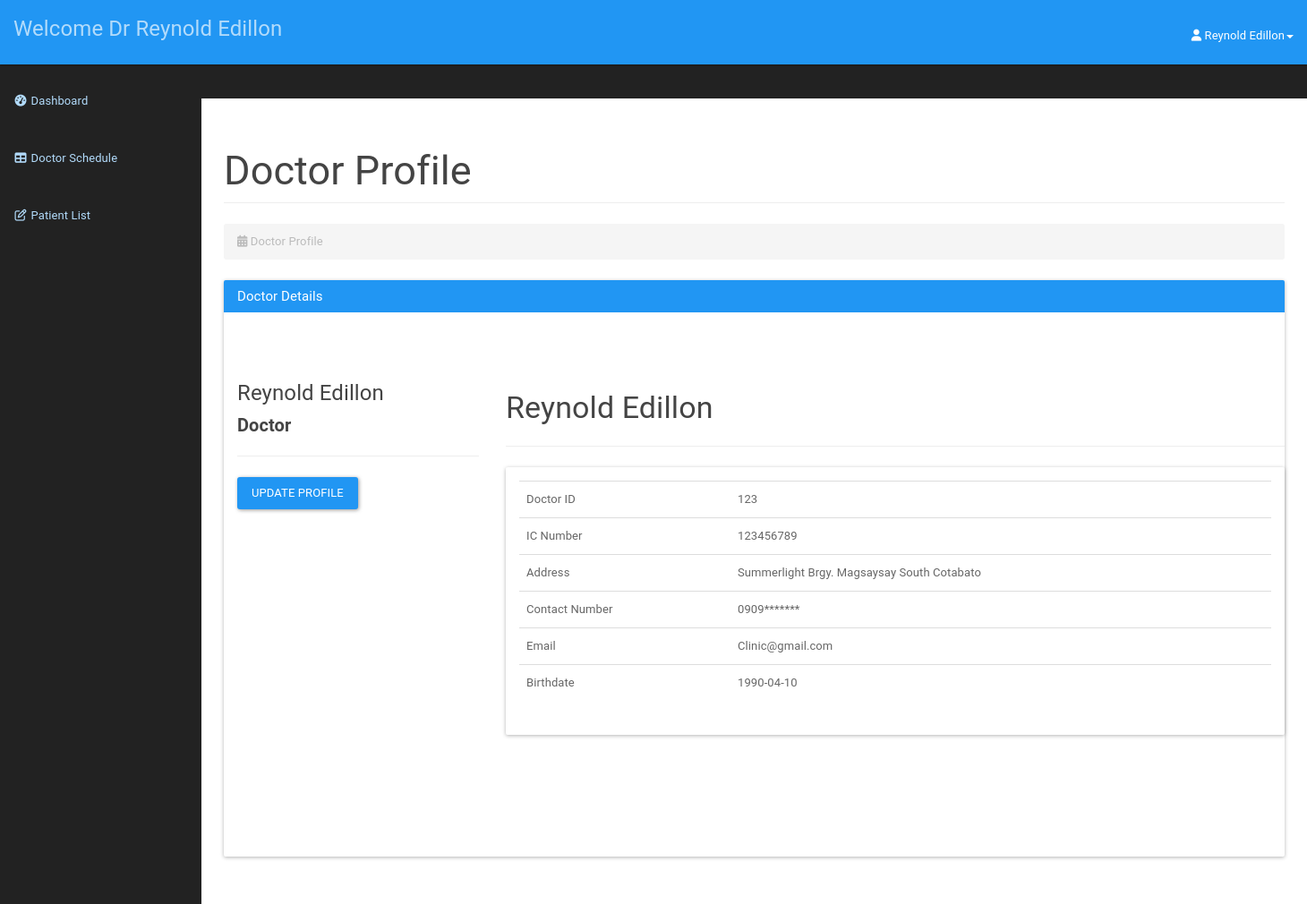
The page /doctorprofile.php (signed in) on the database its author committed.
### tables this page shows
CREATE TABLE `doctor` (
  `icDoctor` bigint(12) NOT NULL,
  `password` varchar(20) NOT NULL,
  `doctorId` int(3) NOT NULL,
  `doctorFirstName` varchar(50) NOT NULL,
  `doctorLastName` varchar(50) NOT NULL,
  `doctorAddress` varchar(100) NOT NULL,
  `doctorPhone` varchar(15) NOT NULL,
  `doctorEmail` varchar(20) NOT NULL,
  `doctorDOB` date NOT NULL
);

### doctorprofile.php (the view, shortened to what this page needs)
<?php
include_once '../assets/conn/dbconnect.php';
$usersession = $_SESSION['doctorSession'];
$res=mysqli_query($con,"SELECT * FROM doctor WHERE doctorId=".$usersession);
$userRow=mysqli_fetch_array($res,MYSQLI_ASSOC);
?>
<!DOCTYPE html>
<html lang="en">
    <head>
        <link href="assets/css/material.css" rel="stylesheet">
        <link href="assets/css/sb-admin.css" rel="stylesheet">
        <link href="assets/css/time/bootstrap-clockpicker.css" rel="stylesheet">
        <link href="assets/css/style.css" rel="stylesheet">
        <link href="assets/font-awesome/css/font-awesome.css" rel="stylesheet">
    </head>
    <body>
        <div id="wrapper">
            <nav class="navbar navbar-inverse navbar-fixed-top" role="navigation">
                <div class="navbar-header">
                    <a class="navbar-brand" href="doctordashboard.php">Welcome Dr <?php echo $userRow['doctorFirstName'];?> <?php echo $userRow['doctorLastName'];?></a>
                </div>
                <ul class="nav navbar-right top-nav">
                    <li class="dropdown">
                        <a href="#" class="dropdown-toggle" data-toggle="dropdown"><i class="fa fa-user"></i> <?php echo $userRow['doctorFirstName']; ?> <?php echo $userRow['doctorLastName']; ?><b class="caret"></b></a>
                    </li>
                </ul>
                <div class="collapse navbar-collapse navbar-ex1-collapse">
                    <ul class="nav navbar-nav side-nav">
                         <li>
                            <a href="doctordashboard.php"><i class="fa fa-fw fa-dashboard"></i> Dashboard</a>
                        </li>
                        <li>
                            <a href="addschedule.php"><i class="fa fa-fw fa-table"></i> Doctor Schedule</a>
                        </li>
                        <li>
                            <a href="patientlist.php"><i class="fa fa-fw fa-edit"></i> Patient List</a>
                        </li>
                    </ul>
                </div>
            </nav>
            <div id="page-wrapper">
                <div class="container-fluid">
                    <div class="row">
                        <div class="col-lg-12">
                            <h2 class="page-header">
                            Doctor Profile
                            </h2>
                            <ol class="breadcrumb">
                                <li class="active">
                                    <i class="fa fa-calendar"></i> Doctor Profile
                                </li>
                            </ol>
                        </div>
                    </div>
                    <div class="panel panel-primary">
                        <div class="panel-heading">
                            <h3 class="panel-title">Doctor Details</h3>
                        </div>
                        <div class="panel-body">
                          <div class="container">
            <section style="padding-bottom: 50px; padding-top: 50px;">
                <div class="row">
                    <div class="row">
                        <div class="col-md-3 col-sm-3">
                            <div class="user-wrapper">
                                <div class="description">
                                    <h4><?php echo $userRow['doctorFirstName']; ?> <?php echo $userRow['doctorLastName']; ?></h4>
                                    <h5> <strong> Doctor </strong></h5>
                                    <hr />
                                    <button type="button" class="btn btn-primary" data-toggle="modal" data-target="#myModal">Update Profile</button>
                                </div>
                            </div>
                        </div>
                        <div class="col-md-9 col-sm-9  user-wrapper">
                            <div class="description">
                                <h3> <?php echo $userRow['doctorFirstName']; ?> <?php echo $userRow['doctorLastName']; ?> </h3>
                                <hr />
                                <div class="panel panel-default">
                                    <div class="panel-body">
                                        <table class="table table-user-information" align="center">
                                            <tbody>
                                                <tr>
                                                    <td>Doctor ID</td>
                                                    <td><?php echo $userRow['doctorId']; ?></td>
                                                </tr>
                                                <tr>
                                                    <td>IC Number</td>
                                                    <td><?php echo $userRow['icDoctor']; ?></td>
                                                </tr>
                                                <tr>
                                                    <td>Address</td>
                                                    <td><?php echo $userRow['doctorAddress']; ?></td>
                                                </tr>
                                                <tr>
                                                    <td>Contact Number</td>
                                                    <td><?php echo $userRow['doctorPhone']; ?>
                                                    </td>
                                                </tr>
                                                <tr>
                                                    <td>Email</td>
                                                    <td><?php echo $userRow['doctorEmail']; ?>
                                                    </td>
                                                </tr>
                                                <tr>
                                                    <td>Birthdate</td>
                                                    <td><?php echo $userRow['doctorDOB']; ?>
                                                    </td>
                                                </tr>
                                            </tbody>
                                        </table>
                                    </div>
                                </div>
                            </div>
                        </div>
                    </div>
                    <div class="col-md-4">
                            <br /><br/>
                        </div>
                    </div>
                        </div>
                    </div>
                </div>
            </div>
    </body>
</html>

### sb-admin.css (style rules this page uses)
body { margin-top: 100px; background-color: #222; }
@media (min-width:768px) { body { margin-top: 50px; } }
#wrapper { padding-left: 0; }
#page-wrapper { min-height: 900px !important; width: 100%; padding: 0; background-color: #fff; }
@media (min-width:768px) { #wrapper { padding-left: 225px; } }
@media (min-width:768px) { #page-wrapper { padding: 10px; } }
.top-nav { padding: 0 15px; }
.top-nav>li { display: inline-block; float: left; }
.top-nav>li>a { padding-top: 17px; padding-bottom: 10px; line-height: 45px; color: white; }
@media (min-width:768px) { .side-nav { position: fixed; top: 80px; left: 225px; width: 225px; margin-left: -225px; border: none; border-radius: 0; overflow-y: auto; background-color: #222; bottom: 0; overflow-x: hidden; padding-bottom: 40px; } }
@media (min-width:768px) { .side-nav>li>a { width: 225px; } }

### style.css (style rules this page uses)
body { padding-top: 60px; }
.navbar { margin-bottom: 0px !important; }
html,body { position: height: 100%; }

### rows shown on the page
doctor: doctorFirstName "Reynold", doctorLastName "Edillon", doctorId "123", icDoctor "123456789", doctorAddress "Summerlight Brgy. Magsaysay South Cotabato", doctorPhone "0909*******", doctorEmail "Clinic@gmail.com", doctorDOB "1990-04-10"
